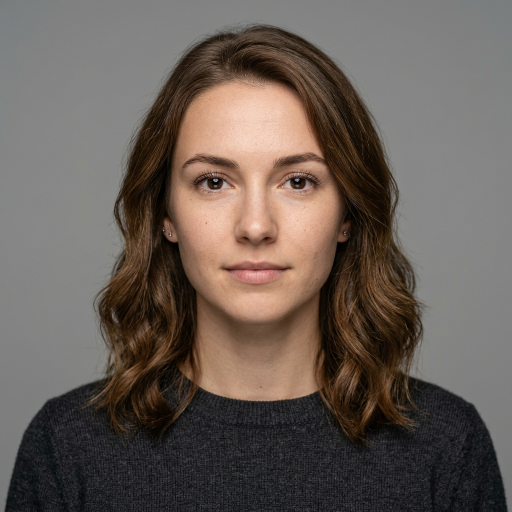
#> input picture samples/AI_face_01.jpg, 1024 x 1024 px (shown at 1/2 size)
$ python -i forensics.py   (imports and definitions only)
#> lines starting #> are read from the running program, lines starting #| are printed output that depends on the picture; after the words box and inside, x2 and y2 are one past the last pixel; in counts of white or black regions, pixels touching at a corner belong together
"""
forensics.py — classical image forensics for TrustLens (Track 1). Pillow + numpy only.

    from forensics import analyse_image
    result = analyse_image(open("photo.jpg", "rb").read(), "photo.jpg")

Checks:
  integrity   SHA-256 / MD5 hash, size, format, dimensions, analysis time (chain of custody)
  metadata    EXIF camera + editing software + edit dates, PNG text chunks (AI generator
              settings), XMP (IPTC "trainedAlgorithmicMedia" AI marker), C2PA content credentials
  jpeg        estimated JPEG quality from quantization tables
  ela         Error Level Analysis, normalised by local texture so edges don't dominate,
              with the most anomalous region located
  noise       sensor-noise consistency map; pasted or generated regions often have different noise
  agreement   whether ELA and noise point at the same region (much stronger evidence)

Every check returns plain-language "signals" with a severity, used by evidence_analyser.py.
Forensics can show evidence of editing; it can never prove an image is authentic.
"""

import datetime as dt
import hashlib
import io
import json
import re

import numpy as np
from PIL import ExifTags, Image, ImageDraw, ImageFilter, ImageOps

Image.MAX_IMAGE_PIXELS = 80_000_000  # refuse decompression bombs above ~80 MP

# Region thresholds on smoothed robust z-scores (tuned on CASIA v2 forgeries vs authentic camera photos)
ELA_THRESHOLD = 2.5
NOISE_THRESHOLD = 2.5

AI_MARKERS = re.compile(
    r"stable[ _-]?diffusion|sdxl|comfyui|automatic1111|invokeai|midjourney|dall[\s·\-]?e|openai|"
    r"firefly|imagen|gemini|novelai|leonardo\.ai|ideogram|flux\.1|runway|"
    r"trainedalgorithmicmedia|compositewithtrainedalgorithmicmedia|made with ai|ai[ -]generated", re.I)
EDITOR_MARKERS = re.compile(
    r"photoshop|gimp|canva|lightroom|snapseed|picsart|pixlr|affinity|paint\.net|photopea|"
    r"facetune|faceapp|meitu|remini|picmonkey|fotor|befunky", re.I)

# libjpeg standard luminance table (quality 50), used to estimate JPEG quality
STD_LUMA = np.array([
    16, 11, 10, 16, 24, 40, 51, 61, 12, 12, 14, 19, 26, 58, 60, 55, 14, 13, 16, 24, 40, 57, 69, 56,
    14, 17, 22, 29, 51, 87, 80, 62, 18, 22, 37, 56, 68, 109, 103, 77, 24, 35, 55, 64, 81, 104, 113, 92,
    49, 64, 78, 87, 103, 121, 120, 101, 72, 92, 95, 98, 112, 100, 103, 99], dtype=float)


def _signal(check, severity, detail, points_to="none"):
    """severity: info | low | medium | high.  points_to: ai | edited | none"""
    return {"check": check, "severity": severity, "detail": detail, "points_to": points_to}

# ---------------------------------------------------------------------------
# Integrity
# ---------------------------------------------------------------------------

# [53 lines left out: functions integrity, _exif, _xmp, _exif_time, not called in this run]


AI_SOURCE_TYPES = {
    "trainedAlgorithmicMedia": "generated by AI",
    "compositeWithTrainedAlgorithmicMedia": "edited or composited with AI",
    "algorithmicMedia": "generated by an algorithm",
    "compositeSynthetic": "a composite including synthetic elements",
}


# [153 lines left out: functions read_c2pa, verify_c2pa, metadata, jpeg_quality, not called in this run]

# ---------------------------------------------------------------------------
# Block statistics and region finding
# ---------------------------------------------------------------------------

def _block_size(w, h):
    return int(max(8, min(32, round(min(w, h) / 40))))


def _blocks(arr: np.ndarray, b: int, fn) -> np.ndarray:
    h, w = arr.shape[:2]
    hb, wb = h // b, w // b
    a = arr[:hb * b, :wb * b].reshape(hb, b, wb, b)
    return fn(a, axis=(1, 3))


def _robust_z(x: np.ndarray) -> np.ndarray:
    med = np.median(x)
    mad = np.median(np.abs(x - med)) * 1.4826 + 1e-6
    return (x - med) / mad


def _largest_cluster(mask: np.ndarray):
    """4-connected flood fill on a small block grid; returns (cells, (r0, c0, r1, c1)) or None."""
    seen = np.zeros_like(mask, dtype=bool)
    best = None
    for r, c in zip(*np.nonzero(mask)):
        if seen[r, c]:
            continue
        stack, cells = [(r, c)], []
        seen[r, c] = True
        while stack:
            y, x = stack.pop()
            cells.append((y, x))
            for ny, nx in ((y + 1, x), (y - 1, x), (y, x + 1), (y, x - 1)):
                if 0 <= ny < mask.shape[0] and 0 <= nx < mask.shape[1] and mask[ny, nx] and not seen[ny, nx]:
                    seen[ny, nx] = True
                    stack.append((ny, nx))
        if best is None or len(cells) > len(best):
            best = cells
    if not best:
        return None
    ys, xs = zip(*best)
    return len(best), (min(ys), min(xs), max(ys) + 1, max(xs) + 1)


def _region(z: np.ndarray, b: int, threshold: float, min_frac=0.004, max_frac=0.4):
    mask = z > threshold
    found = _largest_cluster(mask)
    if not found:
        return None
    cells, (r0, c0, r1, c1) = found
    frac = cells / mask.size
    if frac < min_frac or frac > max_frac or cells < 2:
        return None
    return {"box": [int(c0 * b), int(r0 * b), int(c1 * b), int(r1 * b)],  # x0, y0, x1, y1 in pixels
            "coverage": round(frac, 4),
            "strength": round(float(np.mean(z[r0:r1, c0:c1][mask[r0:r1, c0:c1]])), 1)}


def _heatmap(values: np.ndarray, size, box=None) -> Image.Image:
    v = values.astype(float)
    hi = np.percentile(v, 99.5) or 1.0
    v = np.clip(v / hi, 0, 1)
    stops = np.array([[0, 0, 4], [87, 16, 110], [188, 55, 84], [249, 142, 9], [252, 255, 164]], float)
    idx = v * (len(stops) - 1)
    lo = np.floor(idx).astype(int).clip(0, len(stops) - 2)
    t = (idx - lo)[..., None]
    rgb = (stops[lo] * (1 - t) + stops[lo + 1] * t).astype(np.uint8)
    im = Image.fromarray(rgb, "RGB").resize(size, Image.NEAREST)
    if box:
        ImageDraw.Draw(im).rectangle(box, outline=(0, 255, 255), width=max(2, size[0] // 300))
    return im

# ---------------------------------------------------------------------------
# Error Level Analysis
# ---------------------------------------------------------------------------

def _gray(img: Image.Image) -> np.ndarray:
    return np.asarray(img.convert("L"), dtype=np.float32)


def _box_blur(a: np.ndarray, r: int = 1) -> np.ndarray:
    p = np.pad(a, r, mode="edge")
    k = 2 * r + 1
    c = np.cumsum(np.cumsum(p, 0), 1)
    c = np.pad(c, ((1, 0), (1, 0)))
    return (c[k:, k:] - c[:-k, k:] - c[k:, :-k] + c[:-k, :-k]) / (k * k)


def ela(img: Image.Image, quality: int = 90) -> tuple[dict, Image.Image]:
    rgb = img.convert("RGB")
    buf = io.BytesIO()
    rgb.save(buf, "JPEG", quality=quality)
    resaved = Image.open(io.BytesIO(buf.getvalue())).convert("RGB")
    diff = np.abs(np.asarray(rgb, np.int16) - np.asarray(resaved, np.int16)).max(axis=2).astype(np.float32)

    b = _block_size(*rgb.size)
    gray = _gray(rgb)
    grad = np.abs(np.diff(gray, axis=0, append=gray[-1:])) + np.abs(np.diff(gray, axis=1, append=gray[:, -1:]))
    ela_b = _blocks(diff, b, np.mean)
    tex_b = _blocks(grad, b, np.mean)
    # normalise by texture: busy areas and edges naturally have higher error levels
    norm = ela_b / (tex_b + np.median(tex_b) + 1e-3)
    # smooth over neighbouring blocks: edited areas are contiguous, noise is scattered
    z = _box_blur(_robust_z(norm), 1)
    region = _region(z, b, threshold=ELA_THRESHOLD, min_frac=0.002)
    stats = {"quality_used": quality, "block": b, "mean_error": round(float(diff.mean()), 2),
             "max_z": round(float(z.max()), 1), "region": region}
    return stats, _heatmap(diff, rgb.size, region["box"] if region else None)

# ---------------------------------------------------------------------------
# Noise consistency
# ---------------------------------------------------------------------------

# [62 lines left out: functions noise_map, _iou, _overlap, _dct_matrix, perceptual_hashes, not called in this run]


def hash_distance(h1: str, h2: str) -> int:
    return bin(int(h1, 16) ^ int(h2, 16)).count("1")


# [180 lines left out: functions _ratio, gps_location, _embedded_thumbnail, thumbnail_check, analyse_image, not called in this run]

>>> from PIL import Image
>>> picture = Image.open('samples/AI_face_01.jpg')
#> picture is the input picture: PIL image 1024x1024 RGB; mean R, G, B 103.8, 93.3, 86.7
>>> result = ela(picture)
#> in ela, `grad = np.abs(np.diff(gray, axis=0, append=gray[-1:])) + np.abs(np.dif..`:
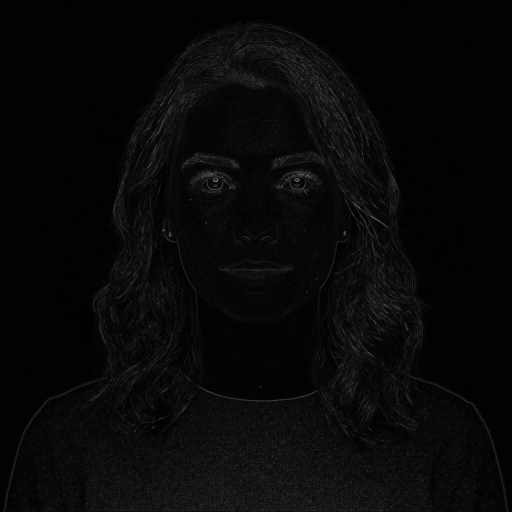
#> grad: shape (1024, 1024) float32 (shown at 1/2 size); min 0, max 240, mean 7.9
#> in ela, `norm = ela_b / (tex_b + np.median(tex_b) + 1e-3)`:
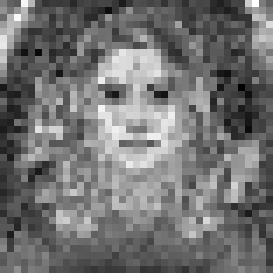
#> norm: shape (39, 39) float32 (shown 7 times larger); min 0.0879, max 0.223, mean 0.149; drawn with min black and max white
#> in _robust_z, `med = np.median(x)`: med = 0.145
#> in _robust_z, `mad = np.median(np.abs(x - med)) * 1.4826 + 1e-6`: mad = 0.0257
#> in _box_blur, `return (c[k:, k:] - c[:-k, k:] - c[k:, :-k] + c[:-k, :-k]) / (k * k)`:
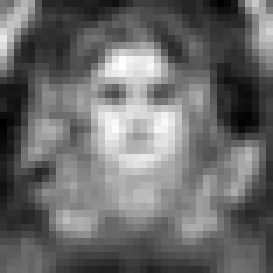
#> returned value: shape (39, 39) float32 (shown 7 times larger); min -1.39, max 2.25, mean 0.148; drawn with min black and max white
#> in _region, `mask = z > threshold`: mask: shape (39, 39) bool; every value is 0
#> in _heatmap, `hi = np.percentile(v, 99.5) or 1.0`: hi = 9
#> in _heatmap, `v = np.clip(v / hi, 0, 1)`:
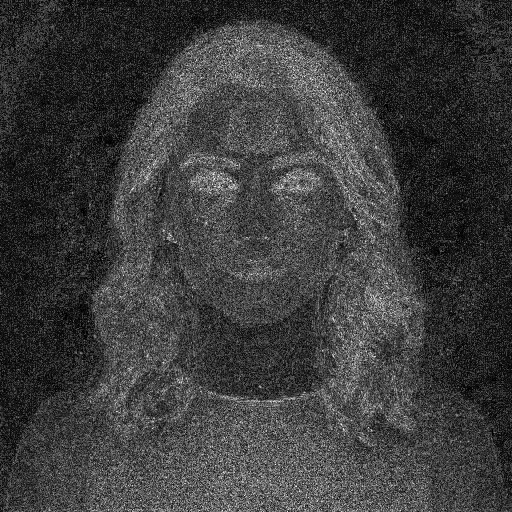
#> v: shape (1024, 1024) float64 (shown at 1/2 size); min 0, max 1, mean 0.239
#> in _heatmap, `lo = np.floor(idx).astype(int).clip(0, len(stops) - 2)`:
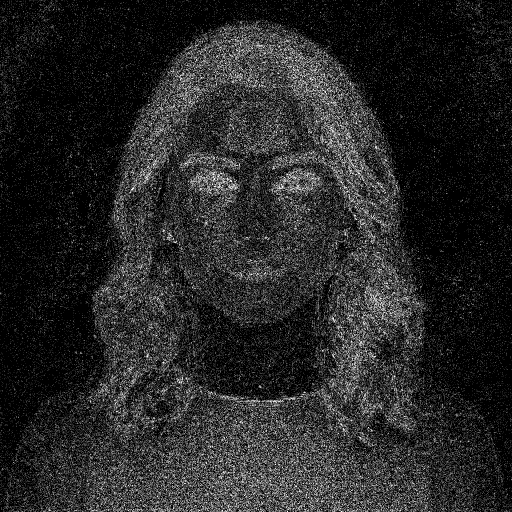
#> lo: shape (1024, 1024) int64 (shown at 1/2 size); min 0, max 3, mean 0.453; drawn with min black and max white
#> in _heatmap, `t = (idx - lo)[..., None]`:
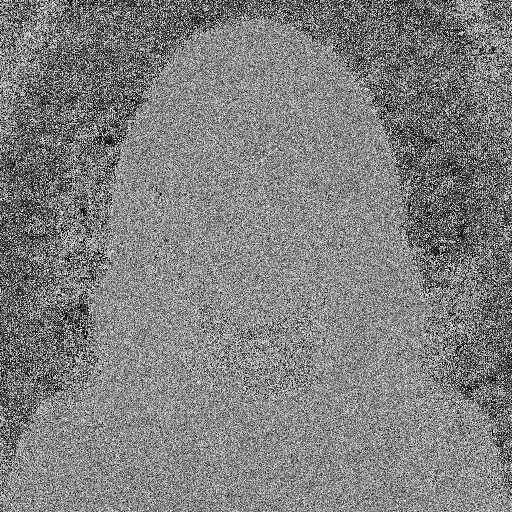
#> t: shape (1024, 1024, 1) float64 (shown at 1/2 size); min 0, max 1, mean 0.502
#> in _heatmap, `rgb = (stops[lo] * (1 - t) + stops[lo + 1] * t).astype(np.uint8)`:
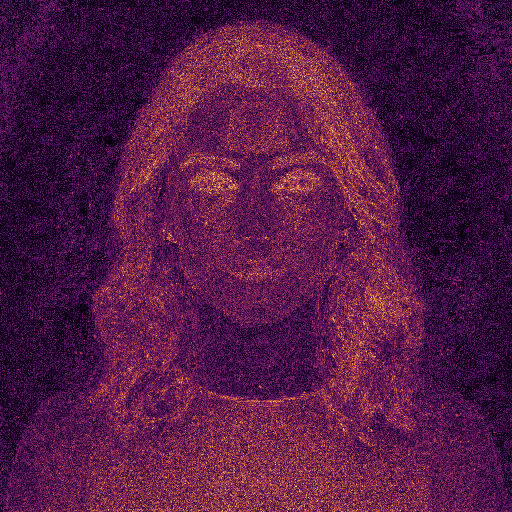
#> rgb: shape (1024, 1024, 3) (shown at 1/2 size); mean of channels 0, 1, 2 83.5, 24.3, 68.6; drawn as R, G, B

$ run again, on samples/AI_face_02.jpg
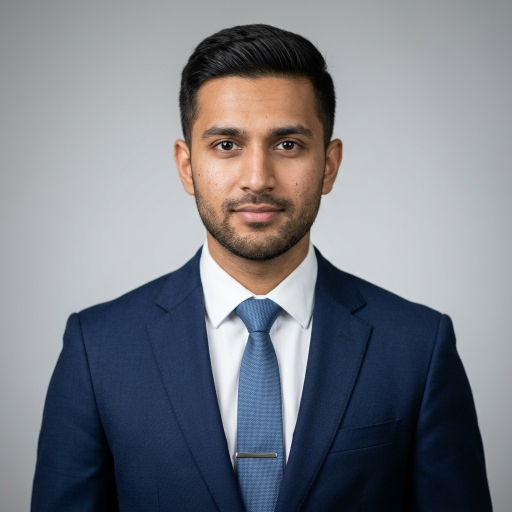
#> input picture samples/AI_face_02.jpg, 1024 x 1024 px (shown at 1/2 size)
#> picture is the input picture: PIL image 1024x1024 RGB; mean R, G, B 122.3, 125.5, 132.7
#> med = 0.275
#> mad = 0.0521
#> mask: shape (39, 39) bool; every value is 0
#> hi = 9
#> in _heatmap, `t = (idx - lo)[..., None]`:
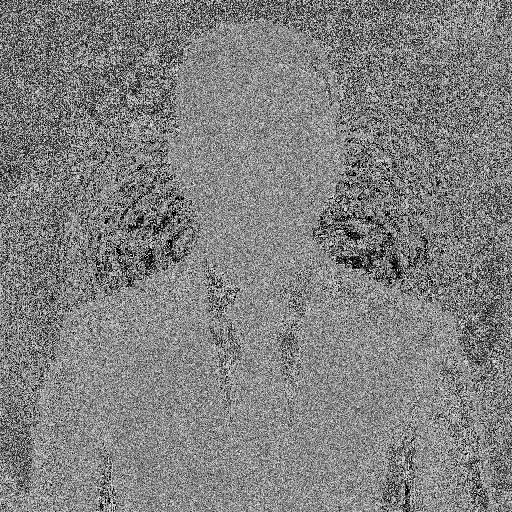
#> t: shape (1024, 1024, 1) float64 (shown at 1/2 size); min 0, max 1, mean 0.506
#> in _heatmap, `rgb = (stops[lo] * (1 - t) + stops[lo + 1] * t).astype(np.uint8)`:
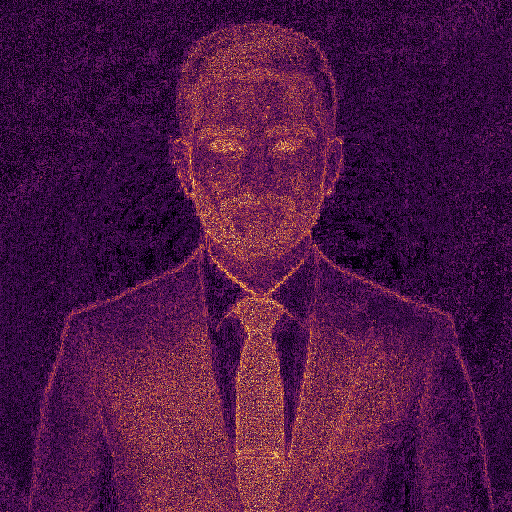
#> rgb: shape (1024, 1024, 3) (shown at 1/2 size); mean of channels 0, 1, 2 77.7, 22.5, 67.4; drawn as R, G, B

$ run again, on samples/AI_face_03.jpg
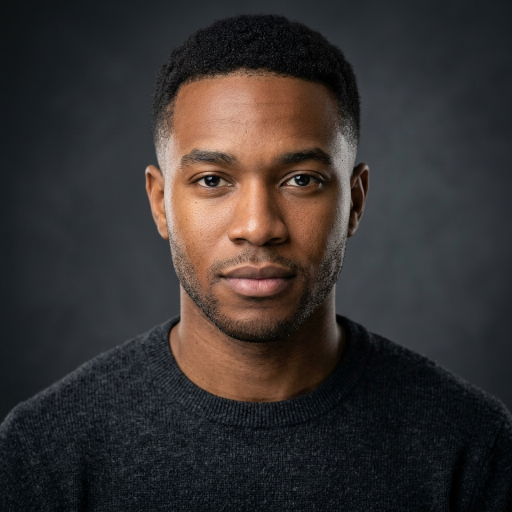
#> input picture samples/AI_face_03.jpg, 1024 x 1024 px (shown at 1/2 size)
#> picture is the input picture: PIL image 1024x1024 RGB; mean R, G, B 54.3, 49.1, 48
#> med = 0.202
#> mad = 0.0303
#> mask: shape (39, 39) bool; every value is 0
#> hi = 9
#> in _heatmap, `t = (idx - lo)[..., None]`:
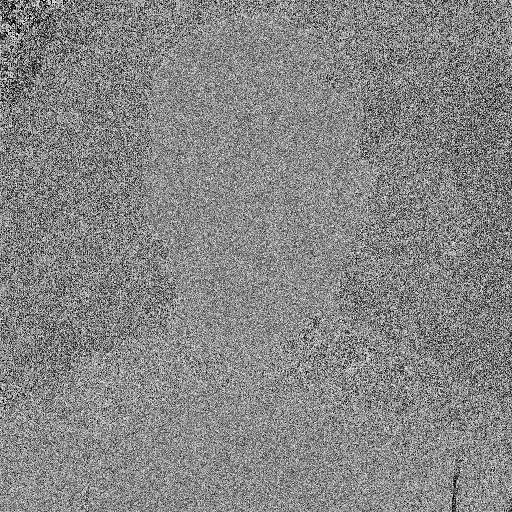
#> t: shape (1024, 1024, 1) float64 (shown at 1/2 size); min 0, max 1, mean 0.525
#> in _heatmap, `rgb = (stops[lo] * (1 - t) + stops[lo + 1] * t).astype(np.uint8)`:
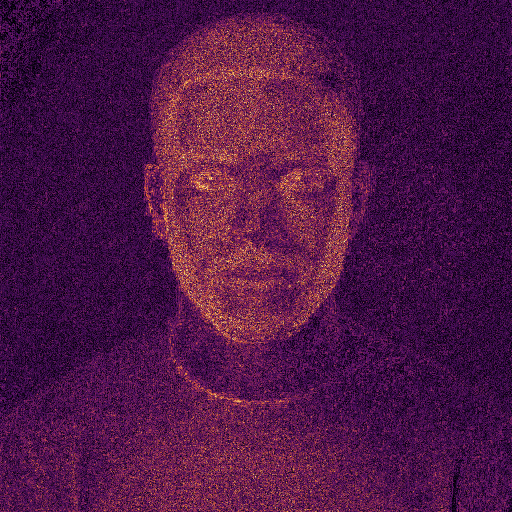
#> rgb: shape (1024, 1024, 3) (shown at 1/2 size); mean of channels 0, 1, 2 78.8, 21.9, 69.8; drawn as R, G, B

$ run again, on samples/AI_face_04.jpg
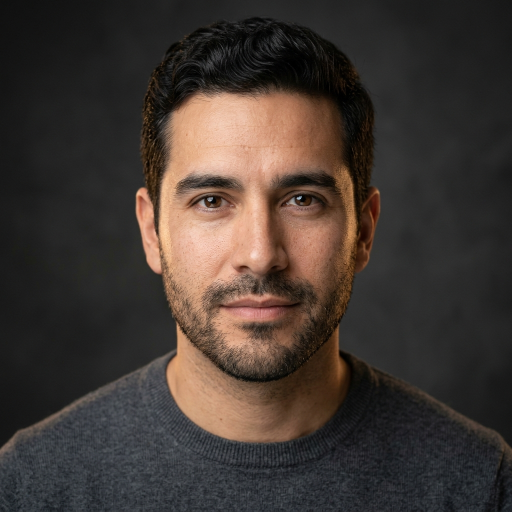
#> input picture samples/AI_face_04.jpg, 1024 x 1024 px (shown at 1/2 size)
#> picture is the input picture: PIL image 1024x1024 RGB; mean R, G, B 65, 55.6, 50.3
#> med = 0.18
#> mad = 0.0263
#> mask: shape (39, 39) bool; 1.4% white in thin lines or dots, all inside (x1, y1, x2, y2) = (8, 18, 27, 32)
#> the loop in _largest_cluster, `for r, c in zip(*np.nonzero(mask)):` made 22 passes
#> (r, c, best) on pass 2: (19, 9, [(19, 9), (20, 9), (20, 8)])
#> ys = (28, 28, 28, 29, 29, 30, 30, 30, 30, 30, 29, 31, 31, 31, 31, 29, 29); xs = (23, 24, 25, 25, 26, 26, 25, 24, 23, 22, 22, 22, 23, 24, 25, 24, 23)
#> found = (17, (28, 22, 32, 27))
#> cells = 17; r0 = 28; c0 = 22; r1 = 32; c1 = 27
#> frac = 0.0112
#> region = {'box': [572, 728, 702, 832], 'coverage': 0.0112, 'strength': 2.9}
#> hi = 9
#> in _heatmap, `rgb = (stops[lo] * (1 - t) + stops[lo + 1] * t).astype(np.uint8)`:
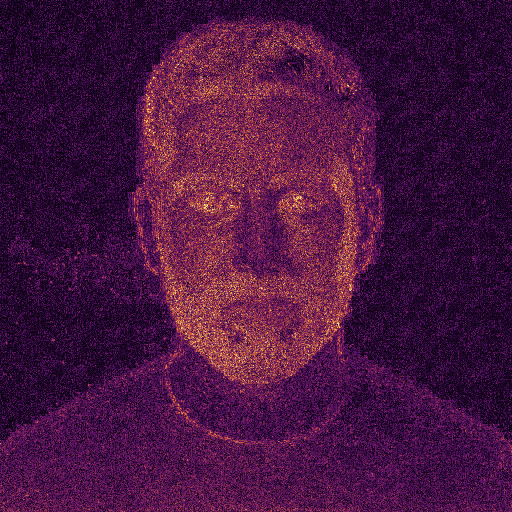
#> rgb: shape (1024, 1024, 3) (shown at 1/2 size); mean of channels 0, 1, 2 72.2, 20.1, 64.2; drawn as R, G, B
